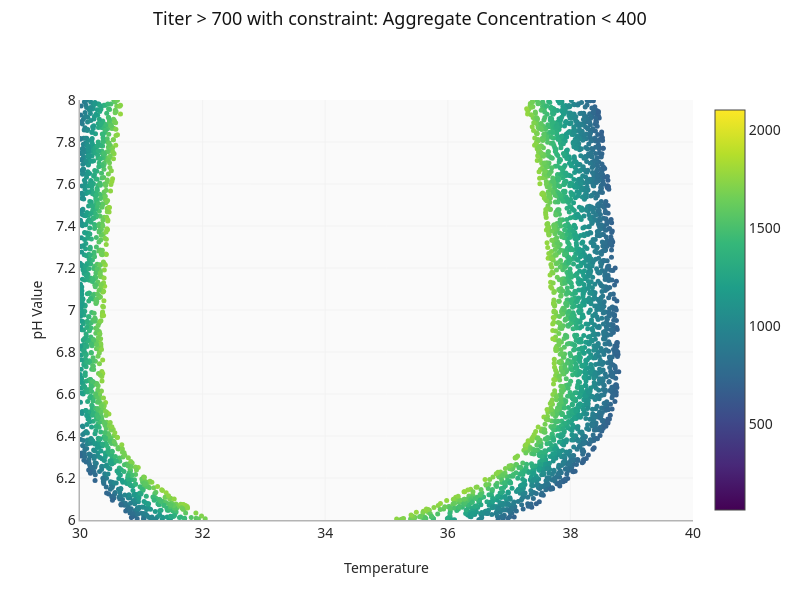

Write notebook code for a chart like this one.
### Code cell
fig = go.Figure()
fig.add_trace(
    go.Scatter(
        x=df_filtered_const_obj[x_name],
        y=df_filtered_const_obj[y_name],
        mode="markers",
        marker=dict(
            size=5,
            color=df_filtered_const_obj[main_output_name],
            colorscale="Viridis",
            showscale=True,
            cmin=min_conc,
            cmax=max_conc,
        ),
    )
)
fig.update_layout(
    title=f"{main_display_name} > {OBJECTIVE_THRESHOLD} with constraint: {constraint_display_name} < {CONSTRAINT_THRESHOLD}",
    xaxis_title=x_display_name,
    yaxis_title=y_display_name,
    width=800,
    height=600,
)
fig.update_xaxes(range=[x_min, x_max])
fig.update_yaxes(range=[y_min, y_max])

### Figure 1 — Plotly figure (JSON) as saved in the notebook; plotly's stock layout.template omitted (floating-point values rounded to 4 significant figures; data arrays with more than 128 entries replaced by an {"elided": "..."} marker saying what was removed)
{"data": [{"marker": {"cmax": 2104.0, "cmin": 61.44, "color": {"elided": "3458 float values"}, "colorscale": [[0, "#440154"], [0.1111, "#482878"], [0.2222, "#3e4989"], [0.3333, "#31688e"], [0.4444, "#26828e"], [0.5556, "#1f9e89"], [0.6667, "#35b779"], [0.7778, "#6ece58"], [0.8889, "#b5de2b"], [1, "#fde725"]], "showscale": true, "size": 5}, "mode": "markers", "type": "scatter", "x": {"elided": "3458 float values"}, "y": {"elided": "3458 float values"}}], "layout": {"height": 600, "title": {"text": "Titer > 700 with constraint: Aggregate Concentration < 400"}, "width": 800, "xaxis": {"range": [30.0, 40.0], "title": {"text": "Temperature"}}, "yaxis": {"range": [6.0, 8.0], "title": {"text": "pH Value"}}}}
